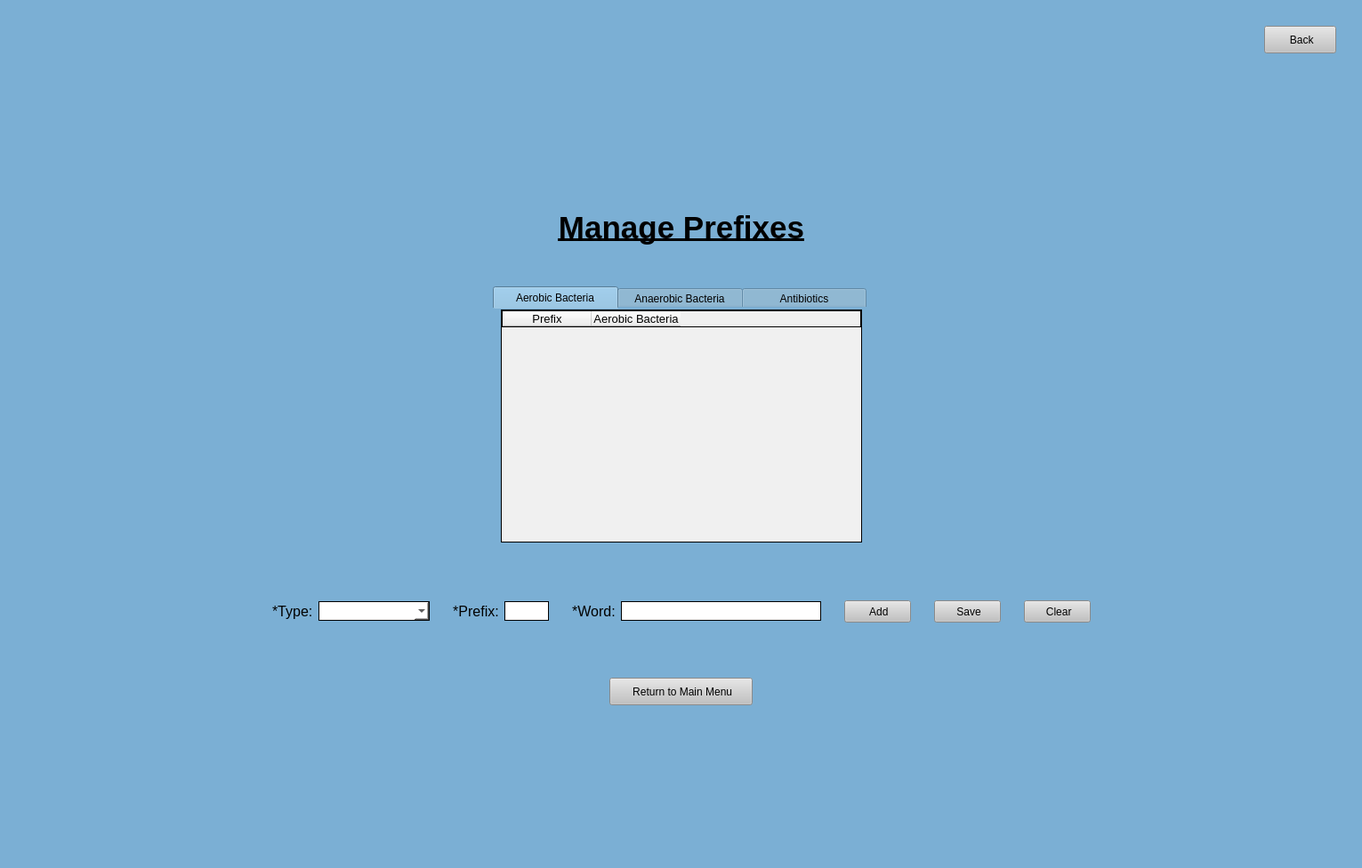
<?xml version="1.0" encoding="UTF-8"?>
<ui version="4.0">
 <class>MainWindow</class>
 <widget class="QMainWindow" name="MainWindow">
  <property name="enabled">
   <bool>true</bool>
  </property>
  <property name="geometry">
   <rect>
    <x>0</x>
    <y>0</y>
    <width>1531</width>
    <height>976</height>
   </rect>
  </property>
  <property name="windowTitle">
   <string>Login</string>
  </property>
  <property name="styleSheet">
   <string notr="true">background-color: rgb(123, 175, 212);</string>
  </property>
  <property name="toolButtonStyle">
   <enum>Qt::ToolButtonIconOnly</enum>
  </property>
  <widget class="QWidget" name="centralwidget">
   <layout class="QGridLayout" name="gridLayout">
    <item row="0" column="0">
     <layout class="QVBoxLayout" name="verticalLayout_2">
      <property name="leftMargin">
       <number>20</number>
      </property>
      <property name="topMargin">
       <number>20</number>
      </property>
      <property name="rightMargin">
       <number>20</number>
      </property>
      <property name="bottomMargin">
       <number>20</number>
      </property>
      <item>
       <layout class="QHBoxLayout" name="horizontalLayout">
        <property name="leftMargin">
         <number>0</number>
        </property>
        <property name="topMargin">
         <number>0</number>
        </property>
        <property name="rightMargin">
         <number>0</number>
        </property>
        <property name="bottomMargin">
         <number>0</number>
        </property>
        <item>
         <spacer name="horizontalSpacer">
          <property name="orientation">
           <enum>Qt::Horizontal</enum>
          </property>
          <property name="sizeHint" stdset="0">
           <size>
            <width>40</width>
            <height>20</height>
           </size>
          </property>
         </spacer>
        </item>
        <item>
         <widget class="QPushButton" name="back">
          <property name="minimumSize">
           <size>
            <width>81</width>
            <height>31</height>
           </size>
          </property>
          <property name="maximumSize">
           <size>
            <width>81</width>
            <height>31</height>
           </size>
          </property>
          <property name="cursor">
           <cursorShape>PointingHandCursor</cursorShape>
          </property>
          <property name="styleSheet">
           <string notr="true">QPushButton:hover {
	 background-color: rgb(210, 210, 210);
}

QPushButton:focus {
	background-color: rgb(210, 210, 210);
}

QPushButton {
	background-color: rgb(193, 193, 193);
}</string>
          </property>
          <property name="text">
           <string> Back</string>
          </property>
         </widget>
        </item>
       </layout>
      </item>
     </layout>
    </item>
    <item row="4" column="0">
     <spacer name="verticalSpacer_2">
      <property name="orientation">
       <enum>Qt::Vertical</enum>
      </property>
      <property name="sizeHint" stdset="0">
       <size>
        <width>20</width>
        <height>40</height>
       </size>
      </property>
     </spacer>
    </item>
    <item row="2" column="0">
     <layout class="QHBoxLayout" name="horizontalLayout_7">
      <property name="leftMargin">
       <number>0</number>
      </property>
      <property name="topMargin">
       <number>0</number>
      </property>
      <property name="rightMargin">
       <number>0</number>
      </property>
      <property name="bottomMargin">
       <number>0</number>
      </property>
      <item>
       <spacer name="horizontalSpacer_11">
        <property name="orientation">
         <enum>Qt::Horizontal</enum>
        </property>
        <property name="sizeHint" stdset="0">
         <size>
          <width>40</width>
          <height>20</height>
         </size>
        </property>
       </spacer>
      </item>
      <item>
       <layout class="QVBoxLayout" name="verticalLayout">
        <property name="leftMargin">
         <number>20</number>
        </property>
        <property name="topMargin">
         <number>20</number>
        </property>
        <property name="rightMargin">
         <number>20</number>
        </property>
        <property name="bottomMargin">
         <number>20</number>
        </property>
        <item>
         <widget class="QLabel" name="label">
          <property name="text">
           <string>&lt;html&gt;&lt;head/&gt;&lt;body&gt;&lt;p align=&quot;center&quot;&gt;&lt;span style=&quot; font-size:26pt; font-weight:600; text-decoration: underline;&quot;&gt;Manage Prefixes&lt;/span&gt;&lt;/p&gt;&lt;/body&gt;&lt;/html&gt;</string>
          </property>
         </widget>
        </item>
        <item>
         <spacer name="verticalSpacer_4">
          <property name="orientation">
           <enum>Qt::Vertical</enum>
          </property>
          <property name="sizeType">
           <enum>QSizePolicy::Minimum</enum>
          </property>
          <property name="sizeHint" stdset="0">
           <size>
            <width>20</width>
            <height>40</height>
           </size>
          </property>
         </spacer>
        </item>
        <item alignment="Qt::AlignHCenter|Qt::AlignVCenter">
         <widget class="QTabWidget" name="prefixesTabWidget">
          <property name="maximumSize">
           <size>
            <width>600</width>
            <height>300</height>
           </size>
          </property>
          <property name="focusPolicy">
           <enum>Qt::ClickFocus</enum>
          </property>
          <property name="styleSheet">
           <string notr="true">QTabWidget::pane {
	background: rgb(235, 235, 235);
	top: -8px;
}
QTabWidget::tab-bar {
	alignment: center;
}
QTabBar::tab {
	height: 25px; 
	width: 140px;
}</string>
          </property>
          <property name="tabPosition">
           <enum>QTabWidget::North</enum>
          </property>
          <property name="tabShape">
           <enum>QTabWidget::Rounded</enum>
          </property>
          <property name="currentIndex">
           <number>0</number>
          </property>
          <property name="usesScrollButtons">
           <bool>false</bool>
          </property>
          <widget class="QWidget" name="aerobicBacteriaTab">
           <attribute name="title">
            <string>Aerobic Bacteria</string>
           </attribute>
           <layout class="QGridLayout" name="gridLayout_2">
            <item row="0" column="0">
             <widget class="QTableWidget" name="aeTWid">
              <property name="minimumSize">
               <size>
                <width>400</width>
                <height>250</height>
               </size>
              </property>
              <property name="focusPolicy">
               <enum>Qt::ClickFocus</enum>
              </property>
              <property name="styleSheet">
               <string notr="true">background-color: rgb(240, 240, 240);
border-style: solid;
border-width: 1px</string>
              </property>
              <property name="editTriggers">
               <set>QAbstractItemView::NoEditTriggers</set>
              </property>
              <property name="tabKeyNavigation">
               <bool>false</bool>
              </property>
              <property name="showDropIndicator" stdset="0">
               <bool>false</bool>
              </property>
              <property name="dragDropOverwriteMode">
               <bool>false</bool>
              </property>
              <property name="alternatingRowColors">
               <bool>true</bool>
              </property>
              <property name="selectionMode">
               <enum>QAbstractItemView::SingleSelection</enum>
              </property>
              <property name="selectionBehavior">
               <enum>QAbstractItemView::SelectRows</enum>
              </property>
              <property name="sortingEnabled">
               <bool>false</bool>
              </property>
              <column>
               <property name="text">
                <string>Prefix</string>
               </property>
               <property name="font">
                <font>
                 <pointsize>10</pointsize>
                </font>
               </property>
              </column>
              <column>
               <property name="text">
                <string>Aerobic Bacteria</string>
               </property>
               <property name="font">
                <font>
                 <pointsize>10</pointsize>
                </font>
               </property>
              </column>
             </widget>
            </item>
           </layout>
          </widget>
          <widget class="QWidget" name="anaerobicBacteriaTab">
           <attribute name="title">
            <string>Anaerobic Bacteria</string>
           </attribute>
           <layout class="QGridLayout" name="gridLayout_4">
            <item row="0" column="0">
             <widget class="QTableWidget" name="anTWid">
              <property name="minimumSize">
               <size>
                <width>400</width>
                <height>250</height>
               </size>
              </property>
              <property name="maximumSize">
               <size>
                <width>9999</width>
                <height>9999</height>
               </size>
              </property>
              <property name="focusPolicy">
               <enum>Qt::ClickFocus</enum>
              </property>
              <property name="styleSheet">
               <string notr="true">background-color: rgb(240, 240, 240);
border-style: solid;
border-width: 1px</string>
              </property>
              <property name="editTriggers">
               <set>QAbstractItemView::NoEditTriggers</set>
              </property>
              <property name="tabKeyNavigation">
               <bool>false</bool>
              </property>
              <property name="showDropIndicator" stdset="0">
               <bool>false</bool>
              </property>
              <property name="dragDropOverwriteMode">
               <bool>false</bool>
              </property>
              <property name="alternatingRowColors">
               <bool>true</bool>
              </property>
              <property name="selectionMode">
               <enum>QAbstractItemView::SingleSelection</enum>
              </property>
              <property name="selectionBehavior">
               <enum>QAbstractItemView::SelectRows</enum>
              </property>
              <column>
               <property name="text">
                <string>Prefix</string>
               </property>
               <property name="font">
                <font>
                 <pointsize>10</pointsize>
                </font>
               </property>
              </column>
              <column>
               <property name="text">
                <string>Anaerobic Bacteria</string>
               </property>
               <property name="font">
                <font>
                 <pointsize>10</pointsize>
                </font>
               </property>
              </column>
             </widget>
            </item>
           </layout>
          </widget>
          <widget class="QWidget" name="antibioticsTab">
           <attribute name="title">
            <string>Antibiotics</string>
           </attribute>
           <layout class="QGridLayout" name="gridLayout_5">
            <item row="0" column="0">
             <widget class="QTableWidget" name="abTWid">
              <property name="sizePolicy">
               <sizepolicy hsizetype="Expanding" vsizetype="Expanding">
                <horstretch>0</horstretch>
                <verstretch>0</verstretch>
               </sizepolicy>
              </property>
              <property name="minimumSize">
               <size>
                <width>400</width>
                <height>250</height>
               </size>
              </property>
              <property name="maximumSize">
               <size>
                <width>9999</width>
                <height>9999</height>
               </size>
              </property>
              <property name="cursor" stdset="0">
               <cursorShape>ArrowCursor</cursorShape>
              </property>
              <property name="focusPolicy">
               <enum>Qt::ClickFocus</enum>
              </property>
              <property name="styleSheet">
               <string notr="true">background-color: rgb(240, 240, 240);
border-style: solid;
border-width: 1px</string>
              </property>
              <property name="horizontalScrollBarPolicy">
               <enum>Qt::ScrollBarAsNeeded</enum>
              </property>
              <property name="editTriggers">
               <set>QAbstractItemView::NoEditTriggers</set>
              </property>
              <property name="tabKeyNavigation">
               <bool>false</bool>
              </property>
              <property name="showDropIndicator" stdset="0">
               <bool>false</bool>
              </property>
              <property name="dragDropOverwriteMode">
               <bool>false</bool>
              </property>
              <property name="alternatingRowColors">
               <bool>true</bool>
              </property>
              <property name="selectionMode">
               <enum>QAbstractItemView::SingleSelection</enum>
              </property>
              <property name="selectionBehavior">
               <enum>QAbstractItemView::SelectRows</enum>
              </property>
              <property name="showGrid">
               <bool>true</bool>
              </property>
              <property name="gridStyle">
               <enum>Qt::SolidLine</enum>
              </property>
              <property name="cornerButtonEnabled">
               <bool>true</bool>
              </property>
              <attribute name="horizontalHeaderCascadingSectionResizes">
               <bool>false</bool>
              </attribute>
              <attribute name="horizontalHeaderHighlightSections">
               <bool>true</bool>
              </attribute>
              <attribute name="horizontalHeaderShowSortIndicator" stdset="0">
               <bool>false</bool>
              </attribute>
              <attribute name="horizontalHeaderStretchLastSection">
               <bool>false</bool>
              </attribute>
              <column>
               <property name="text">
                <string>Prefix</string>
               </property>
               <property name="font">
                <font>
                 <pointsize>10</pointsize>
                </font>
               </property>
              </column>
              <column>
               <property name="text">
                <string>Antibiotics</string>
               </property>
               <property name="font">
                <font>
                 <pointsize>10</pointsize>
                </font>
               </property>
              </column>
             </widget>
            </item>
           </layout>
          </widget>
         </widget>
        </item>
        <item>
         <spacer name="verticalSpacer_6">
          <property name="orientation">
           <enum>Qt::Vertical</enum>
          </property>
          <property name="sizeHint" stdset="0">
           <size>
            <width>20</width>
            <height>40</height>
           </size>
          </property>
         </spacer>
        </item>
        <item>
         <spacer name="verticalSpacer_12">
          <property name="orientation">
           <enum>Qt::Vertical</enum>
          </property>
          <property name="sizeType">
           <enum>QSizePolicy::Minimum</enum>
          </property>
          <property name="sizeHint" stdset="0">
           <size>
            <width>20</width>
            <height>10</height>
           </size>
          </property>
         </spacer>
        </item>
        <item>
         <layout class="QHBoxLayout" name="horizontalLayout_6">
          <property name="leftMargin">
           <number>0</number>
          </property>
          <property name="topMargin">
           <number>0</number>
          </property>
          <property name="rightMargin">
           <number>0</number>
          </property>
          <property name="bottomMargin">
           <number>0</number>
          </property>
          <item>
           <spacer name="horizontalSpacer_4">
            <property name="orientation">
             <enum>Qt::Horizontal</enum>
            </property>
            <property name="sizeHint" stdset="0">
             <size>
              <width>40</width>
              <height>20</height>
             </size>
            </property>
           </spacer>
          </item>
          <item>
           <layout class="QGridLayout" name="gridLayout_3">
            <property name="leftMargin">
             <number>0</number>
            </property>
            <property name="topMargin">
             <number>0</number>
            </property>
            <property name="rightMargin">
             <number>0</number>
            </property>
            <property name="bottomMargin">
             <number>0</number>
            </property>
            <item row="0" column="7">
             <widget class="QLineEdit" name="word">
              <property name="minimumSize">
               <size>
                <width>225</width>
                <height>22</height>
               </size>
              </property>
              <property name="maximumSize">
               <size>
                <width>225</width>
                <height>22</height>
               </size>
              </property>
              <property name="styleSheet">
               <string notr="true">background-color: rgb(255, 255, 255);
border-style: solid;
border-width: 1px</string>
              </property>
              <property name="readOnly">
               <bool>false</bool>
              </property>
              <property name="placeholderText">
               <string/>
              </property>
             </widget>
            </item>
            <item row="0" column="3">
             <widget class="QLabel" name="label_23">
              <property name="text">
               <string>&lt;html&gt;&lt;head/&gt;&lt;body&gt;&lt;p align=&quot;center&quot;&gt;&lt;span style=&quot; font-size:12pt;&quot;&gt;*Prefix:&lt;/span&gt;&lt;/p&gt;&lt;/body&gt;&lt;/html&gt;</string>
              </property>
              <property name="alignment">
               <set>Qt::AlignRight|Qt::AlignTrailing|Qt::AlignVCenter</set>
              </property>
             </widget>
            </item>
            <item row="0" column="5">
             <spacer name="horizontalSpacer_15">
              <property name="orientation">
               <enum>Qt::Horizontal</enum>
              </property>
              <property name="sizeType">
               <enum>QSizePolicy::Minimum</enum>
              </property>
              <property name="sizeHint" stdset="0">
               <size>
                <width>20</width>
                <height>20</height>
               </size>
              </property>
             </spacer>
            </item>
            <item row="0" column="4">
             <widget class="QLineEdit" name="pName">
              <property name="minimumSize">
               <size>
                <width>50</width>
                <height>22</height>
               </size>
              </property>
              <property name="maximumSize">
               <size>
                <width>50</width>
                <height>22</height>
               </size>
              </property>
              <property name="styleSheet">
               <string notr="true">background-color: rgb(255, 255, 255);
border-style: solid;
border-width: 1px</string>
              </property>
              <property name="readOnly">
               <bool>false</bool>
              </property>
              <property name="placeholderText">
               <string/>
              </property>
             </widget>
            </item>
            <item row="0" column="6">
             <widget class="QLabel" name="label_24">
              <property name="text">
               <string>&lt;html&gt;&lt;head/&gt;&lt;body&gt;&lt;p align=&quot;center&quot;&gt;&lt;span style=&quot; font-size:12pt;&quot;&gt;*Word:&lt;/span&gt;&lt;/p&gt;&lt;/body&gt;&lt;/html&gt;</string>
              </property>
              <property name="alignment">
               <set>Qt::AlignRight|Qt::AlignTrailing|Qt::AlignVCenter</set>
              </property>
             </widget>
            </item>
            <item row="0" column="0">
             <widget class="QLabel" name="label_4">
              <property name="text">
               <string>&lt;html&gt;&lt;head/&gt;&lt;body&gt;&lt;p&gt;&lt;span style=&quot; font-size:12pt;&quot;&gt;*Type:&lt;/span&gt;&lt;/p&gt;&lt;/body&gt;&lt;/html&gt;</string>
              </property>
             </widget>
            </item>
            <item row="0" column="1">
             <widget class="QComboBox" name="type">
              <property name="sizePolicy">
               <sizepolicy hsizetype="Fixed" vsizetype="Fixed">
                <horstretch>0</horstretch>
                <verstretch>0</verstretch>
               </sizepolicy>
              </property>
              <property name="minimumSize">
               <size>
                <width>125</width>
                <height>22</height>
               </size>
              </property>
              <property name="maximumSize">
               <size>
                <width>125</width>
                <height>22</height>
               </size>
              </property>
              <property name="styleSheet">
               <string notr="true">background-color: rgb(255, 255, 255);
border-style: solid;
border-width: 1px</string>
              </property>
              <item>
               <property name="text">
                <string/>
               </property>
              </item>
              <item>
               <property name="text">
                <string>Aerobic</string>
               </property>
              </item>
              <item>
               <property name="text">
                <string>Anaerobic</string>
               </property>
              </item>
              <item>
               <property name="text">
                <string>Antibiotics</string>
               </property>
              </item>
             </widget>
            </item>
            <item row="0" column="8">
             <spacer name="horizontalSpacer_16">
              <property name="orientation">
               <enum>Qt::Horizontal</enum>
              </property>
              <property name="sizeType">
               <enum>QSizePolicy::Minimum</enum>
              </property>
              <property name="sizeHint" stdset="0">
               <size>
                <width>20</width>
                <height>20</height>
               </size>
              </property>
             </spacer>
            </item>
            <item row="0" column="9">
             <layout class="QHBoxLayout" name="horizontalLayout_3">
              <property name="leftMargin">
               <number>0</number>
              </property>
              <property name="topMargin">
               <number>0</number>
              </property>
              <property name="rightMargin">
               <number>0</number>
              </property>
              <property name="bottomMargin">
               <number>0</number>
              </property>
              <item>
               <widget class="QPushButton" name="add">
                <property name="minimumSize">
                 <size>
                  <width>75</width>
                  <height>25</height>
                 </size>
                </property>
                <property name="maximumSize">
                 <size>
                  <width>75</width>
                  <height>25</height>
                 </size>
                </property>
                <property name="cursor">
                 <cursorShape>PointingHandCursor</cursorShape>
                </property>
                <property name="styleSheet">
                 <string notr="true">QPushButton:hover {
	 background-color: rgb(210, 210, 210);
}

QPushButton:focus {
	background-color: rgb(210, 210, 210);
}

QPushButton {
	background-color: rgb(193, 193, 193);
}</string>
                </property>
                <property name="text">
                 <string> Add</string>
                </property>
               </widget>
              </item>
              <item>
               <spacer name="horizontalSpacer_10">
                <property name="orientation">
                 <enum>Qt::Horizontal</enum>
                </property>
                <property name="sizeType">
                 <enum>QSizePolicy::Fixed</enum>
                </property>
                <property name="sizeHint" stdset="0">
                 <size>
                  <width>20</width>
                  <height>20</height>
                 </size>
                </property>
               </spacer>
              </item>
              <item>
               <widget class="QPushButton" name="save">
                <property name="minimumSize">
                 <size>
                  <width>75</width>
                  <height>25</height>
                 </size>
                </property>
                <property name="maximumSize">
                 <size>
                  <width>75</width>
                  <height>25</height>
                 </size>
                </property>
                <property name="cursor">
                 <cursorShape>PointingHandCursor</cursorShape>
                </property>
                <property name="styleSheet">
                 <string notr="true">QPushButton:hover {
	 background-color: rgb(210, 210, 210);
}

QPushButton:focus {
	background-color: rgb(210, 210, 210);
}

QPushButton {
	background-color: rgb(193, 193, 193);
}</string>
                </property>
                <property name="text">
                 <string> Save</string>
                </property>
               </widget>
              </item>
              <item>
               <spacer name="horizontalSpacer_12">
                <property name="orientation">
                 <enum>Qt::Horizontal</enum>
                </property>
                <property name="sizeType">
                 <enum>QSizePolicy::Fixed</enum>
                </property>
                <property name="sizeHint" stdset="0">
                 <size>
                  <width>20</width>
                  <height>20</height>
                 </size>
                </property>
               </spacer>
              </item>
              <item>
               <widget class="QPushButton" name="clear">
                <property name="minimumSize">
                 <size>
                  <width>75</width>
                  <height>25</height>
                 </size>
                </property>
                <property name="maximumSize">
                 <size>
                  <width>75</width>
                  <height>25</height>
                 </size>
                </property>
                <property name="cursor">
                 <cursorShape>PointingHandCursor</cursorShape>
                </property>
                <property name="styleSheet">
                 <string notr="true">QPushButton:hover {
	 background-color: rgb(210, 210, 210);
}

QPushButton:focus {
	background-color: rgb(210, 210, 210);
}

QPushButton {
	background-color: rgb(193, 193, 193);
}</string>
                </property>
                <property name="text">
                 <string> Clear</string>
                </property>
               </widget>
              </item>
             </layout>
            </item>
            <item row="0" column="2">
             <spacer name="horizontalSpacer_14">
              <property name="orientation">
               <enum>Qt::Horizontal</enum>
              </property>
              <property name="sizeType">
               <enum>QSizePolicy::Minimum</enum>
              </property>
              <property name="sizeHint" stdset="0">
               <size>
                <width>20</width>
                <height>20</height>
               </size>
              </property>
             </spacer>
            </item>
           </layout>
          </item>
          <item>
           <spacer name="horizontalSpacer_3">
            <property name="orientation">
             <enum>Qt::Horizontal</enum>
            </property>
            <property name="sizeHint" stdset="0">
             <size>
              <width>40</width>
              <height>20</height>
             </size>
            </property>
           </spacer>
          </item>
         </layout>
        </item>
        <item alignment="Qt::AlignHCenter|Qt::AlignVCenter">
         <widget class="QLabel" name="errorMessage">
          <property name="minimumSize">
           <size>
            <width>350</width>
            <height>30</height>
           </size>
          </property>
          <property name="maximumSize">
           <size>
            <width>999</width>
            <height>30</height>
           </size>
          </property>
          <property name="font">
           <font>
            <pointsize>12</pointsize>
           </font>
          </property>
          <property name="text">
           <string/>
          </property>
          <property name="alignment">
           <set>Qt::AlignCenter</set>
          </property>
         </widget>
        </item>
        <item>
         <spacer name="verticalSpacer_7">
          <property name="orientation">
           <enum>Qt::Vertical</enum>
          </property>
          <property name="sizeType">
           <enum>QSizePolicy::Minimum</enum>
          </property>
          <property name="sizeHint" stdset="0">
           <size>
            <width>20</width>
            <height>20</height>
           </size>
          </property>
         </spacer>
        </item>
        <item alignment="Qt::AlignHCenter|Qt::AlignVCenter">
         <widget class="QPushButton" name="home">
          <property name="minimumSize">
           <size>
            <width>161</width>
            <height>31</height>
           </size>
          </property>
          <property name="maximumSize">
           <size>
            <width>161</width>
            <height>31</height>
           </size>
          </property>
          <property name="cursor">
           <cursorShape>PointingHandCursor</cursorShape>
          </property>
          <property name="styleSheet">
           <string notr="true">QPushButton:hover {
	 background-color: rgb(210, 210, 210);
}

QPushButton:focus {
	background-color: rgb(210, 210, 210);
}

QPushButton {
	background-color: rgb(193, 193, 193);
}</string>
          </property>
          <property name="text">
           <string> Return to Main Menu</string>
          </property>
         </widget>
        </item>
        <item>
         <spacer name="verticalSpacer_5">
          <property name="orientation">
           <enum>Qt::Vertical</enum>
          </property>
          <property name="sizeType">
           <enum>QSizePolicy::Minimum</enum>
          </property>
          <property name="sizeHint" stdset="0">
           <size>
            <width>20</width>
            <height>25</height>
           </size>
          </property>
         </spacer>
        </item>
       </layout>
      </item>
      <item>
       <spacer name="horizontalSpacer_13">
        <property name="orientation">
         <enum>Qt::Horizontal</enum>
        </property>
        <property name="sizeHint" stdset="0">
         <size>
          <width>40</width>
          <height>20</height>
         </size>
        </property>
       </spacer>
      </item>
     </layout>
    </item>
    <item row="1" column="0">
     <spacer name="verticalSpacer">
      <property name="orientation">
       <enum>Qt::Vertical</enum>
      </property>
      <property name="sizeHint" stdset="0">
       <size>
        <width>20</width>
        <height>40</height>
       </size>
      </property>
     </spacer>
    </item>
   </layout>
  </widget>
 </widget>
 <tabstops>
  <tabstop>type</tabstop>
  <tabstop>pName</tabstop>
  <tabstop>word</tabstop>
  <tabstop>add</tabstop>
  <tabstop>save</tabstop>
  <tabstop>clear</tabstop>
  <tabstop>home</tabstop>
 </tabstops>
 <resources/>
 <connections/>
</ui>
